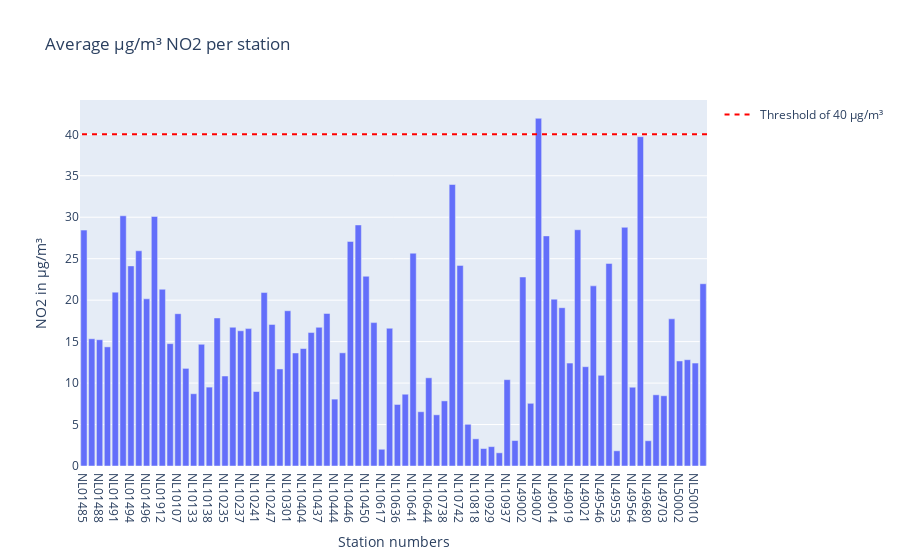
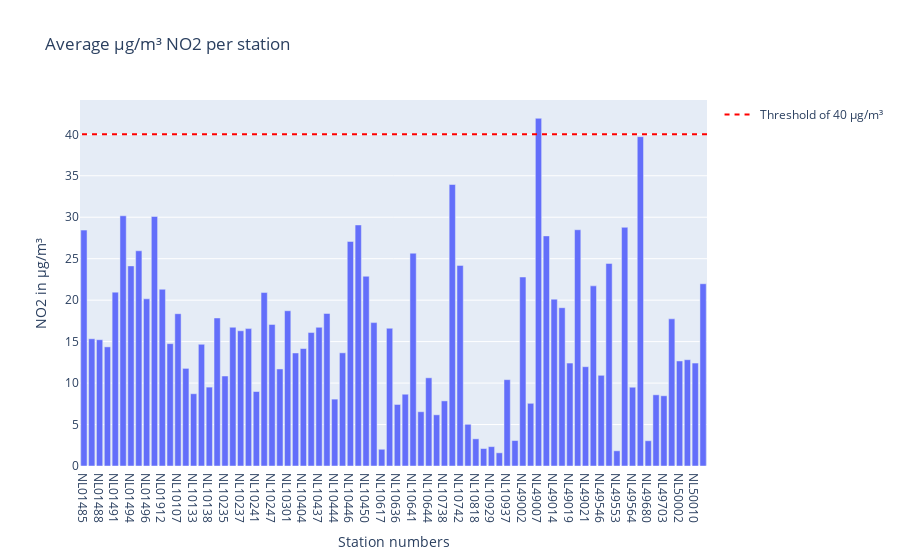

The cell these charts' notebook holds for them, in order:
### Code cell
# create a bar chart representing the mean from every location alongside their measured value (raw data)
bar = px.bar(meanlocation, x='station_number' , y= 'value', title='Average µg/m³ NO2 per station')
bar.update_layout(yaxis_title='NO2 in µg/m³', xaxis_title= "Station numbers", barmode='group') 
bar.add_shape(
    legendrank=1,
    showlegend=True,
    type="line",
    xref="paper",
    line=dict(dash="5px", color='red'),
    x0=1,
    x1=0,
    y0=40,
    y1=40,
    name='Threshold of 40 µg/m³'
)

bar.show()

# create a bar chart representing the mean from every location alongside their measured value (clean data)
bar_NO2_clean = px.bar(meanlocation_clean, x='station_number' , y= 'value', title='Average µg/m³ NO2 per station')
bar_NO2_clean.update_layout(yaxis_title='NO2 in µg/m³', xaxis_title= "Station numbers", barmode='group') 
bar_NO2_clean.add_shape(
    legendrank=1,
    showlegend=True,
    type="line",
    xref="paper",
    line=dict(dash="5px", color='red'),
    x0=1,
    x1=0,
    y0=40,
    y1=40,
    name='Threshold of 40 µg/m³'
)

bar_NO2_clean.show()

### Figure 1 — Plotly figure (JSON) as saved in the notebook; plotly's stock layout.template omitted (floating-point values rounded to 4 significant figures)
{"data": [{"alignmentgroup": "True", "hovertemplate": "station_number=%{x}<br>value=%{y}<extra></extra>", "legendgroup": "", "marker": {"color": "#636efa", "pattern": {"shape": ""}}, "name": "", "offsetgroup": "", "orientation": "v", "showlegend": false, "textposition": "auto", "type": "bar", "x": ["NL01485", "NL01487", "NL01488", "NL01489", "NL01491", "NL01493", "NL01494", "NL01495", "NL01496", "NL01497", "NL01912", "NL01913", "NL10107", "NL10131", "NL10133", "NL10136", "NL10138", "NL10230", "NL10235", "NL10236", "NL10237", "NL10240", "NL10241", "NL10246", "NL10247", "NL10248", "NL10301", "NL10318", "NL10404", "NL10418", "NL10437", "NL10442", "NL10444", "NL10445", "NL10446", "NL10449", "NL10450", "NL10550", "NL10617", "NL10633", "NL10636", "NL10639", "NL10641", "NL10643", "NL10644", "NL10722", "NL10738", "NL10741", "NL10742", "NL10807", "NL10818", "NL10918", "NL10929", "NL10934", "NL10937", "NL10938", "NL49002", "NL49003", "NL49007", "NL49012", "NL49014", "NL49017", "NL49019", "NL49020", "NL49021", "NL49022", "NL49546", "NL49551", "NL49553", "NL49561", "NL49564", "NL49565", "NL49680", "NL49701", "NL49703", "NL49704", "NL50002", "NL50003", "NL50010", "NL54004"], "xaxis": "x", "y": [28.45, 15.35, 15.23, 14.37, 20.97, 30.18, 24.13, 25.95, 20.16, 30.09, 21.32, 14.75, 18.37, 11.77, 8.715, 14.68, 9.514, 17.85, 10.85, 16.73, 16.31, 16.57, 8.981, 20.92, 17.08, 11.7, 18.72, 13.63, 14.16, 16.09, 16.73, 18.39, 8.067, 13.65, 27.08, 29.07, 22.88, 17.29, 2.019, 16.61, 7.422, 8.655, 25.66, 6.545, 10.64, 6.173, 7.853, 33.95, 24.19, 5.029, 3.277, 2.107, 2.338, 1.591, 10.41, 3.069, 22.79, 7.562, 41.93, 27.75, 20.12, 19.09, 12.42, 28.49, 11.97, 21.72, 10.94, 24.43, 1.833, 28.78, 9.5, 39.72, 3.046, 8.585, 8.469, 17.75, 12.67, 12.82, 12.42, 21.98], "yaxis": "y"}], "layout": {"barmode": "group", "legend": {"tracegroupgap": 0}, "shapes": [{"legendrank": 1, "line": {"color": "red", "dash": "5px"}, "name": "Threshold of 40 µg/m³", "showlegend": true, "type": "line", "x0": 1, "x1": 0, "xref": "paper", "y0": 40, "y1": 40}], "title": {"text": "Average µg/m³ NO2 per station"}, "xaxis": {"anchor": "y", "domain": [0, 1], "title": {"text": "Station numbers"}}, "yaxis": {"anchor": "x", "domain": [0, 1], "title": {"text": "NO2 in µg/m³"}}}}

### Figure 2 — Plotly figure (JSON) as saved in the notebook; plotly's stock layout.template omitted (floating-point values rounded to 4 significant figures)
{"data": [{"alignmentgroup": "True", "hovertemplate": "station_number=%{x}<br>value=%{y}<extra></extra>", "legendgroup": "", "marker": {"color": "#636efa", "pattern": {"shape": ""}}, "name": "", "offsetgroup": "", "orientation": "v", "showlegend": false, "textposition": "auto", "type": "bar", "x": ["NL01485", "NL01487", "NL01488", "NL01489", "NL01491", "NL01493", "NL01494", "NL01495", "NL01496", "NL01497", "NL01912", "NL01913", "NL10107", "NL10131", "NL10133", "NL10136", "NL10138", "NL10230", "NL10235", "NL10236", "NL10237", "NL10240", "NL10241", "NL10246", "NL10247", "NL10248", "NL10301", "NL10318", "NL10404", "NL10418", "NL10437", "NL10442", "NL10444", "NL10445", "NL10446", "NL10449", "NL10450", "NL10550", "NL10617", "NL10633", "NL10636", "NL10639", "NL10641", "NL10643", "NL10644", "NL10722", "NL10738", "NL10741", "NL10742", "NL10807", "NL10818", "NL10918", "NL10929", "NL10934", "NL10937", "NL10938", "NL49002", "NL49003", "NL49007", "NL49012", "NL49014", "NL49017", "NL49019", "NL49020", "NL49021", "NL49022", "NL49546", "NL49551", "NL49553", "NL49561", "NL49564", "NL49565", "NL49680", "NL49701", "NL49703", "NL49704", "NL50002", "NL50003", "NL50010", "NL54004"], "xaxis": "x", "y": [28.45, 15.35, 15.23, 14.37, 20.97, 30.18, 24.13, 25.95, 20.16, 30.09, 21.32, 14.75, 18.37, 11.77, 8.715, 14.68, 9.514, 17.85, 10.85, 16.73, 16.31, 16.57, 8.981, 20.92, 17.08, 11.7, 18.72, 13.63, 14.16, 16.09, 16.73, 18.39, 8.067, 13.65, 27.08, 29.07, 22.88, 17.29, 2.019, 16.61, 7.422, 8.655, 25.66, 6.545, 10.64, 6.173, 7.853, 33.95, 24.19, 5.029, 3.277, 2.107, 2.338, 1.591, 10.41, 3.069, 22.79, 7.562, 41.93, 27.75, 20.12, 19.09, 12.42, 28.49, 11.97, 21.72, 10.94, 24.43, 1.833, 28.78, 9.5, 39.72, 3.046, 8.585, 8.469, 17.75, 12.67, 12.82, 12.42, 21.98], "yaxis": "y"}], "layout": {"barmode": "group", "legend": {"tracegroupgap": 0}, "shapes": [{"legendrank": 1, "line": {"color": "red", "dash": "5px"}, "name": "Threshold of 40 µg/m³", "showlegend": true, "type": "line", "x0": 1, "x1": 0, "xref": "paper", "y0": 40, "y1": 40}], "title": {"text": "Average µg/m³ NO2 per station"}, "xaxis": {"anchor": "y", "domain": [0, 1], "title": {"text": "Station numbers"}}, "yaxis": {"anchor": "x", "domain": [0, 1], "title": {"text": "NO2 in µg/m³"}}}}
